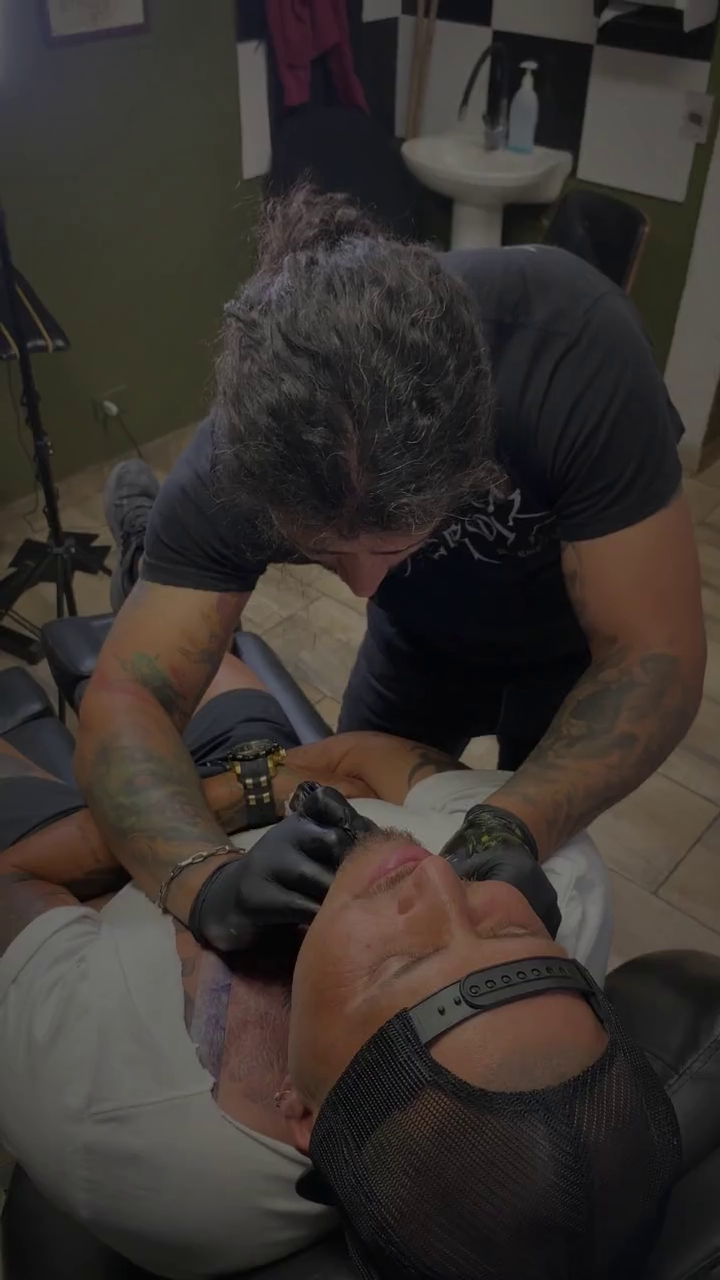
#> input picture frame 19 of film/hero_film.mp4, 720 x 1280 px, given in place of reel_comercial_abyss_15s_1080x1920_60fps_social.mp4, which was not available
$ python build_storyboard.py
#> lines starting #> are read from the running program, lines starting #| are printed output that depends on the picture; pictures that were not available may be replaced by others from this repository, and a replacement may not be noted
#!/usr/bin/env python3
"""build_storyboard.py — Hoja de contacto / Storyboard técnico de los 12 planos del Reel Comercial 15s."""

import os
import shutil

import cv2
from PIL import Image, ImageDraw, ImageFont

ROOT = "/home/user/abysstattoo"
os.chdir(ROOT)

SRC = "film/reel_comercial_abyss_15s_1080x1920_60fps_social.mp4"
OUT = "film/storyboard_reel_abyss_15s.jpg"

BEATS = [
    (0.62, "01 · ECU MACRO · 100mm", "Video aguja real · Crash pull-back", "0.00 – 1.20 s"),
    (1.82, "02 · PRIMER PLANO · 50mm", "Video chiaroscuro · Punch zoom + whip X", "1.20 – 2.40 s"),
    (3.02, "03 · DRON FPV · 16mm", "Vuelo San Bernardo · J. J. Pérez 528", "2.40 – 3.60 s"),
    (4.08, "04 · FACHADA REAL · 24mm", "Foto verificada 528 · Dolly + tilt 3D", "3.60 – 4.50 s"),
    (4.96, "05 · TRAVELLING POV · 24mm", "Gimbal interior pasillo + whip Y", "4.50 – 5.40 s"),
    (6.02, "06 · PLANO CENITAL · 35mm", "Video cabina Seremi · Órbita picada", "5.40 – 6.60 s"),
    (7.24, "07 · PPP DETALLE · 85mm", "Video Ink Wipe HDR->SDR · Push-in", "6.60 – 7.80 s"),
    (8.12, "08 · REALISMO B&G · 50mm", "Corte al pulso · Zoom-in / Pull-back", "7.80 – 9.00 s"),
    (9.88, "09 · MANGA & COLOR · 35mm", "Tilt vertical + Whip Full Color", "9.00 – 10.20 s"),
    (10.82, "10 · DOBLE MACRO · 100mm", "Split-screen Titanio ASTM F136", "10.20 – 11.40 s"),
    (12.02, "11 · PLANO MEDIO · 50mm", "Video artista en cabina + Riser", "11.40 – 12.60 s"),
    (14.30, "12 · PACKSHOT CTA", "Emblema + WhatsApp +56 9 4778 6839 · 528", "12.60 – 15.00 s"),
]

COLS, ROWS = 6, 2
TW, TH = 315, 560
PAD, HEADER, CAP = 24, 118, 80
W = PAD * 2 + COLS * TW + (COLS - 1) * PAD
H = HEADER + ROWS * (TH + CAP) + (ROWS - 1) * PAD + PAD

f_title = ImageFont.truetype("assets/fonts/cinzel-800.ttf", 36)
f_sub = ImageFont.truetype("assets/fonts/montserrat-500.ttf", 16)
f_n = ImageFont.truetype("assets/fonts/montserrat-700.ttf", 14)
f_s = ImageFont.truetype("assets/fonts/montserrat-500.ttf", 13)
f_t = ImageFont.truetype("assets/fonts/montserrat-600.ttf", 12)

sheet = Image.new("RGB", (W, H), (20, 16, 13))
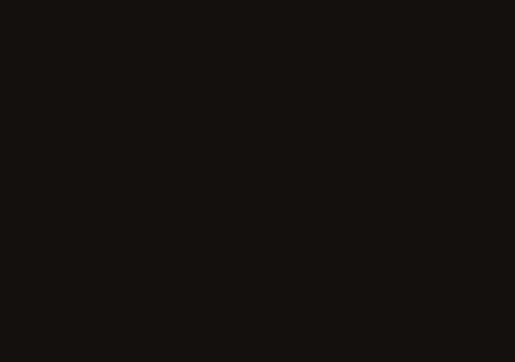
#> sheet: PIL image 2058x1446 RGB (shown at 1/4 size); mean R, G, B 20, 16, 13
d = ImageDraw.Draw(sheet)
d.text((PAD, 28), "ABYSS TATTOO STUDIO — STORYBOARD REEL COMERCIAL 15 s (J. J. PÉREZ 528)", font=f_title, fill=(246, 241, 237))
d.text(
    (PAD, 76),
    "1080×1920 · 60 fps · BT.709 · 12 planos a 100 BPM (0.60 s/negra) · Rig virtual 3D sub-píxel · Audio estéreo 48 kHz · José Joaquín Pérez 528, San Bernardo",
    font=f_sub,
    fill=(181, 162, 149),
)
d.line([(PAD, HEADER - 10), (W - PAD, HEADER - 10)], fill=(85, 108, 101), width=2)

cap = cv2.VideoCapture(SRC)
vfps = cap.get(cv2.CAP_PROP_FPS) or 60.0

for i, (t, name, move, span) in enumerate(BEATS):
    cap.set(cv2.CAP_PROP_POS_FRAMES, int(round(t * vfps)))
    ok, frame = cap.read()
    if not ok:
        continue
    im = Image.fromarray(cv2.cvtColor(frame, cv2.COLOR_BGR2RGB)).resize((TW, TH), Image.Resampling.LANCZOS)
    c, r = i % COLS, i // COLS
    x = PAD + c * (TW + PAD)
    y = HEADER + r * (TH + CAP + PAD)
    sheet.paste(im, (x, y))
    d.rectangle((x, y, x + TW - 1, y + TH - 1), outline=(92, 78, 68), width=1)
    d.text((x, y + TH + 8), name, font=f_n, fill=(246, 241, 237))
    d.text((x, y + TH + 30), move, font=f_s, fill=(181, 162, 149))
    d.text((x, y + TH + 50), span, font=f_t, fill=(158, 196, 186))
#> this loop made 12 passes
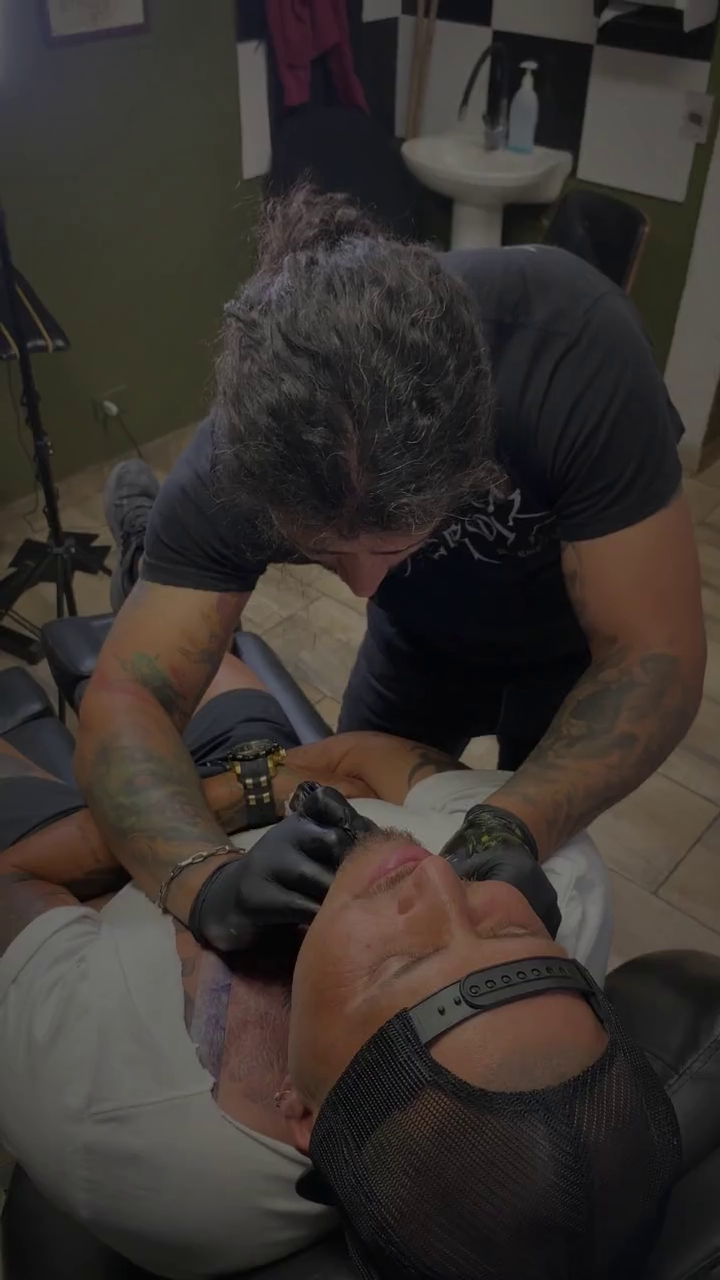
#> input picture frame 19 of film/hero_film.mp4, 720 x 1280 px, given in place of reel_comercial_abyss_15s_1080x1920_60fps_social.mp4, which was not available
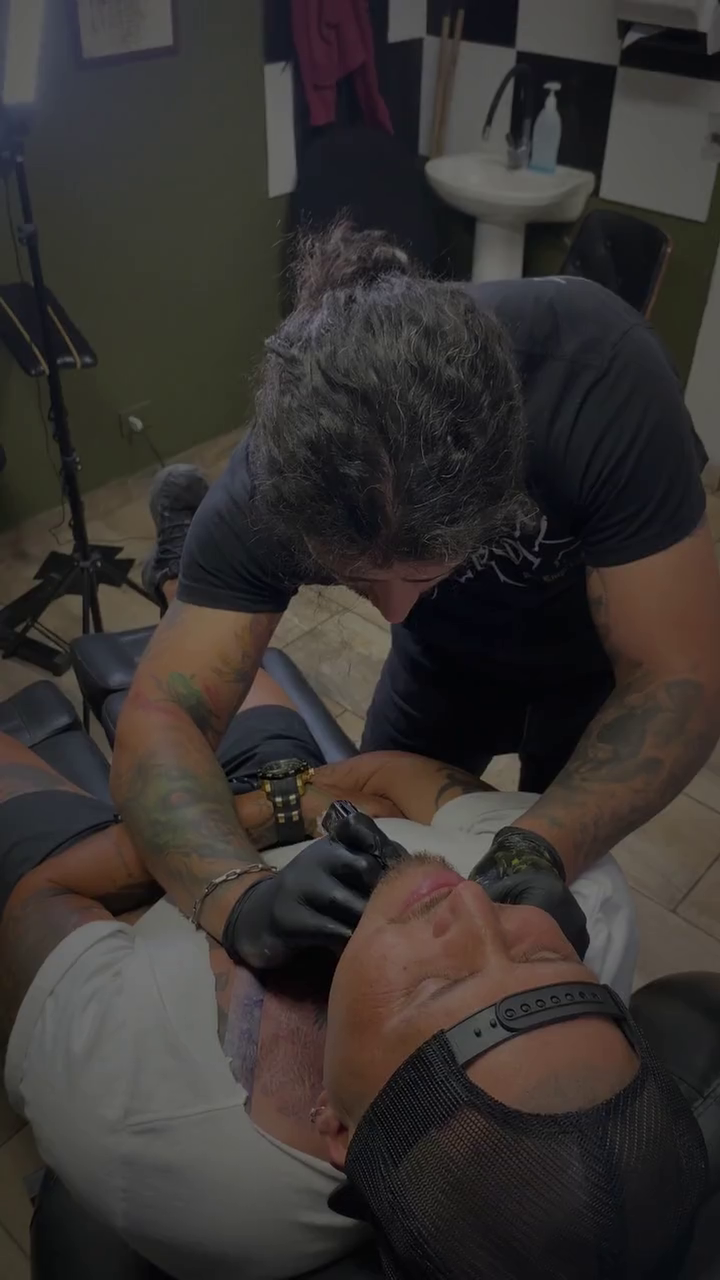
#> input picture frame 55 of film/hero_film.mp4, 720 x 1280 px, given in place of reel_comercial_abyss_15s_1080x1920_60fps_social.mp4, which was not available
#> pass 3, `ok, frame = cap.read()`:
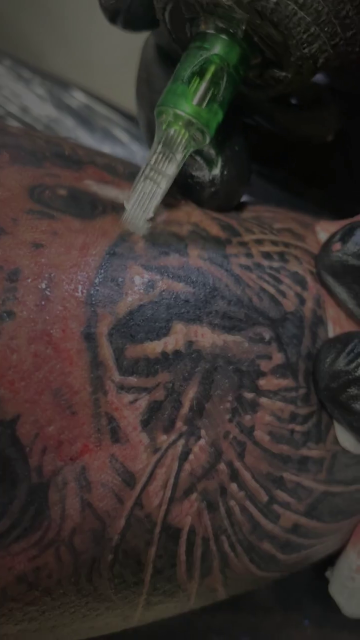
#> frame: shape (1280, 720, 3) (shown at 1/2 size); mean B, G, R 46.7, 50, 57.2
#> after the loop:
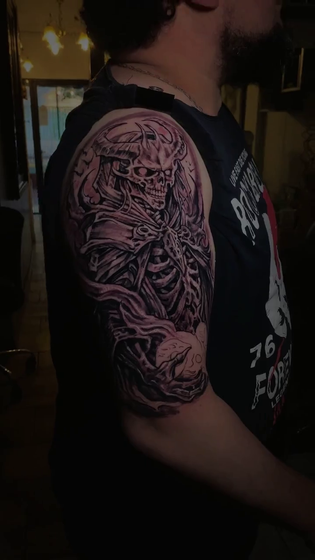
#> im: PIL image 315x560 RGB; mean R, G, B 28.9, 21.9, 19.8
#> after the loop:
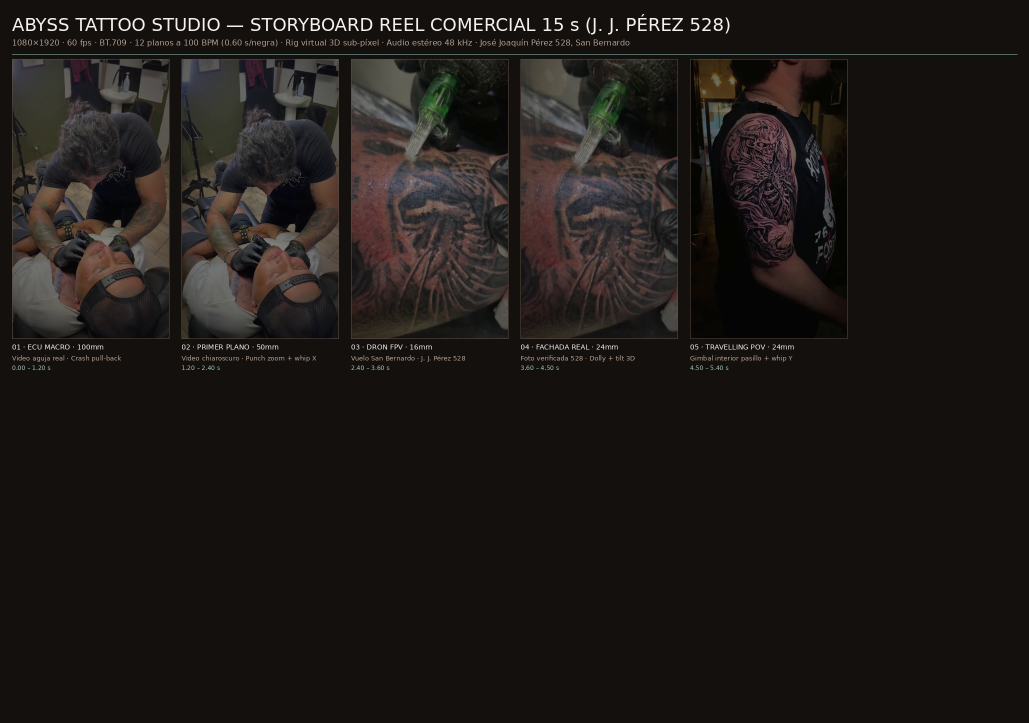
#> sheet: PIL image 2058x1446 RGB (shown at 1/2 size); mean R, G, B 30.6, 25.9, 22.9

cap.release()
sheet.save(OUT, quality=93)
print(f"Storyboard guardado: {OUT} ({sheet.size})")
#| Storyboard guardado: film/storyboard_reel_abyss_15s.jpg ((2058, 1446))

$ run again, starting later in the video
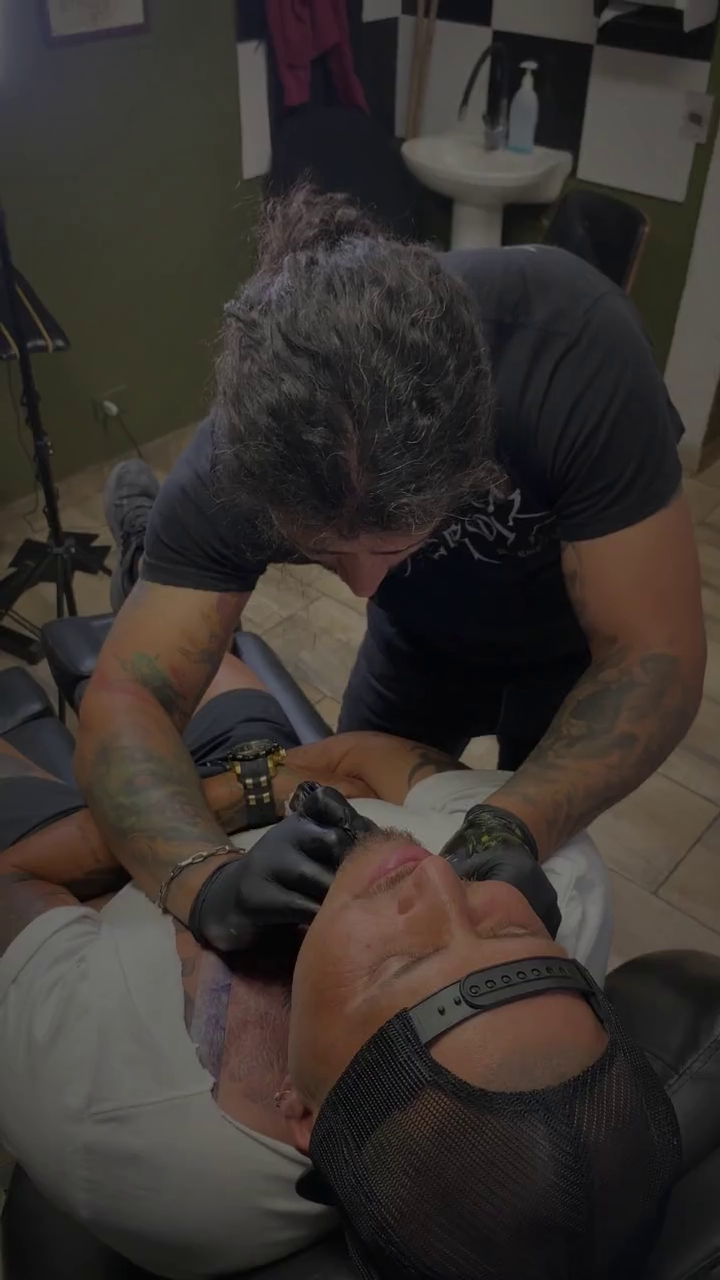
#> input picture frame 19 of film/hero_film.mp4, 720 x 1280 px, given in place of reel_comercial_abyss_15s_1080x1920_60fps_social.mp4, which was not available
#> the loop `for i, (t, name, move, span) in enumerate(BEATS):` made 12 passes
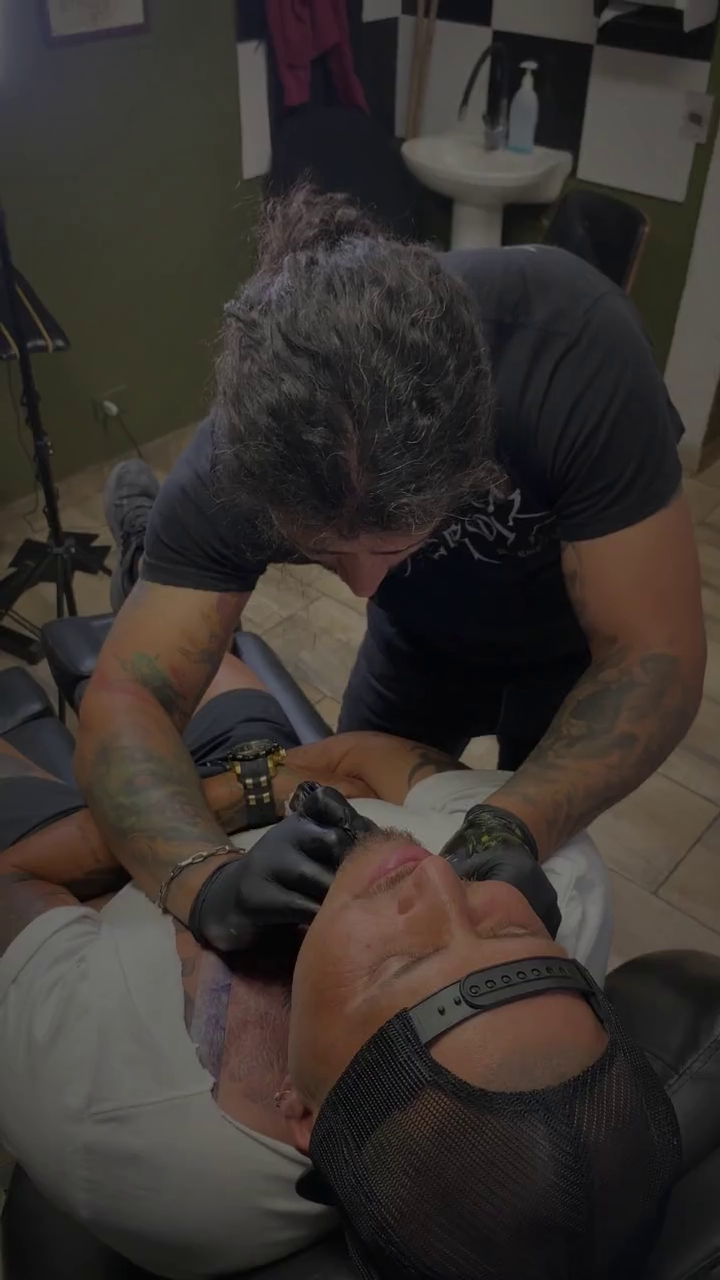
#> input picture frame 19 of film/hero_film.mp4, 720 x 1280 px, given in place of reel_comercial_abyss_15s_1080x1920_60fps_social.mp4, which was not available
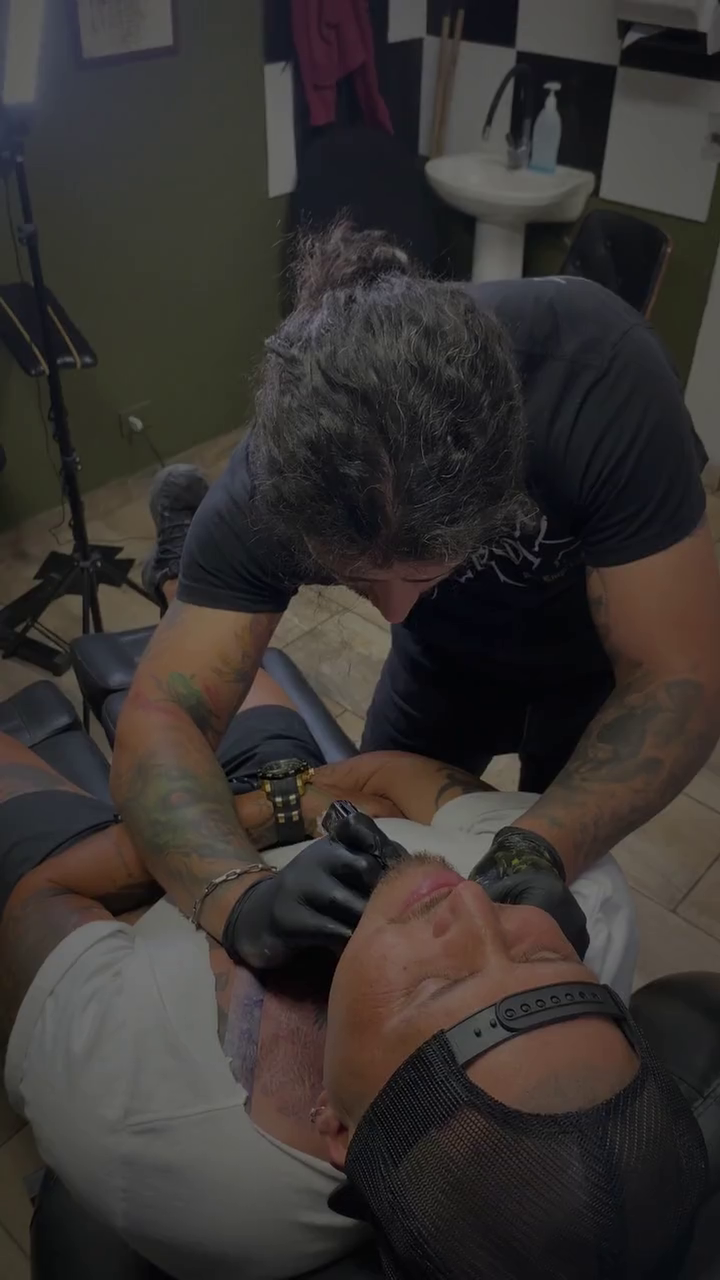
#> input picture frame 55 of film/hero_film.mp4, 720 x 1280 px, given in place of reel_comercial_abyss_15s_1080x1920_60fps_social.mp4, which was not available
#| Storyboard guardado: film/storyboard_reel_abyss_15s.jpg ((2058, 1446))
